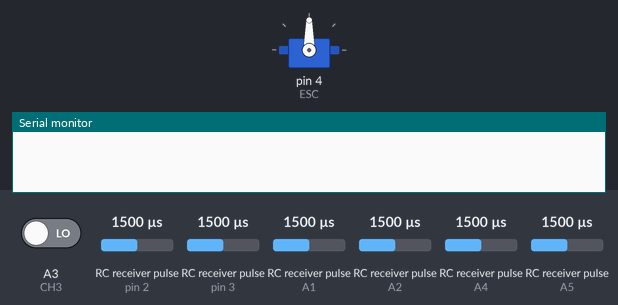
This sketch was run on a simulated Arduino Uno, built with avr-gcc and run on an emulated ATmega328P. On the bench: servo, the last lines printed to the serial monitor. Wiring (inferred from the names in the program): 6 × RC receiver channel: data pin 2 / data pin 3 / data A1 / data A2 / data A4 / data A5. Inputs (shaded band) come from the test bench; at power-on: RC receiver pulse (sensors on pin 2, A4, pin 3, A1, A2, A5) 1500 µs, A3 (CH3) LOW.

Above: at 0.01 s.
At 1.2 s:
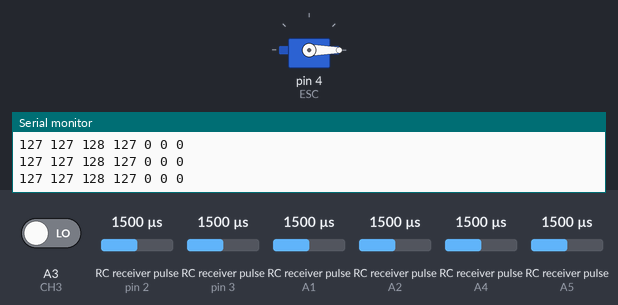
1.3 s: RC receiver pulse (sensor on pin 2) set to 1750 µs
4.3 s: RC receiver pulse (sensor on A4) set to 1250 µs
Timing chart, 0 to 7.3 s (numbered marks = the images above; inputs shaded):
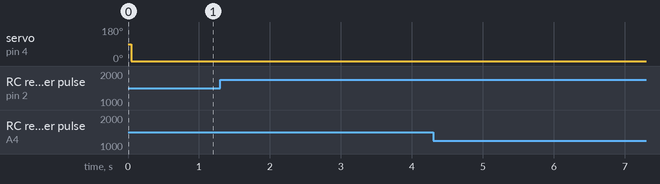

The sketch:

main.ino
```cpp
#include <Servo.h>

Servo ESC;
// Define Input Connections
#define CH1 A1
#define CH2 A2
#define CH3 A3
//#define CH4 ...
//#define CH5 ...
//#define CH6 ...
#define CH7 A4
#define CH8 A5
#define CH9 2  // Use digital pin for Channel 9
#define CH10 3 // Use digital pin for Channel 10

// Integers to represent values from sticks and pots
int leftRightValue; // ch1
int upDownValue; // ch2
int weaponContol; // ch3
//int ch4Value; // ch4
//int ch5Value; // L/R Inverse
//int ch6Value; // Unbound
int mainPow; // ch7
int weaponSafety; // ch8, weapon safety
int orientationSwitch; // SwC (Bot Orientation)
int ch10Value; // SwD

// Read the number of a specified channel and convert to the range provided.
// If the channel is off, return the default value
int readChannel(int channelInput, int minLimit, int maxLimit, int defaultValue) {
  int ch = pulseIn(channelInput, HIGH, 30000); // 30,000 microsecond width
  if (ch < 100) return defaultValue;
  return map(ch, 1000, 2000, minLimit, maxLimit);
}

bool upright() {
  // In the futute will check light level and determine orientation
  // Currently we just assume it's upright
  return true;
}

int adjustForOrientation(int inputVal, int switchVal) {
  // Most of this code is unneeded, the normalize function will always have the switch value at a round number
  // I simply just trust my code though so I'm using thresholds, it doesn't hurt
  if(switchVal >= 0 && switchVal <= 100) { // 100 is kinda arbitrary it just needs a bound
    // Switch is DOWN, invert value
    return inputVal * -1;
  } else if(switchVal >= 100 && switchVal <= 200) { // Again, numbers are arbitrary, just somewhere in the middle
    return upright() ? inputVal : inputVal * -1;
  } else {
    return inputVal;
  }
}

int normalize(int value) { // Used to normalize SW3 to a three-phase output only
    int outval;
    if (value < 64) outval = 0;          // Values near 0 map to 0
    else if (value < 191) outval = 127;       // Values in the middle map to 127
    else outval = 255;                        // Values near 255 map to 255

    return 255-outval; //Basically flips the switch
}

void setup() {
  // Set up serial communication
  Serial.begin(9600); // Begin serial communication for debugging/visualization

  ESC.attach(4, 1000, 2000); // Attach ESC to digital 4
  // Set all pins as inputs
  pinMode(CH1, INPUT);
  pinMode(CH2, INPUT);
  pinMode(CH3, INPUT);
  //pinMode(CH4, INPUT);
  //pinMode(CH5, INPUT);
  //pinMode(CH6, INPUT);
  pinMode(CH7, INPUT);
  pinMode(CH8, INPUT);
  pinMode(CH9, INPUT);
  pinMode(CH10, INPUT);
}

void writeToMotors(int leftRight, int upDown, int weaponSpeed) {
  /*
  We don't have drive motors rn so yeah
  */
  int speed = map(weaponSpeed, 0, 255, 0, 180);
  ESC.write(speed);
}

void loop() {
  // Get values for each channel
  mainPow = readChannel(CH7, 0, 255, 0); //Sw1 (Main On/Off)
  weaponSafety = readChannel(CH8, 0, 255, 0); //Sw2 (Weapon On/Off)
  orientationSwitch = readChannel(CH9, 0, 255, 0); //Sw3 (Orientation)
  ch10Value = readChannel(CH10, 0, 255, 0); //Sw4 (Not quite sure ab this one yet, weapon direction maybe?)
  int ch9Normalized = normalize(orientationSwitch);

  // Print switch values
  Serial.print(mainPow); Serial.print(" ");
  Serial.print(weaponSafety); Serial.print(" ");
  Serial.print(ch9Normalized); Serial.print(" ");
  Serial.print(ch10Value); Serial.print(" ");

  if(mainPow < 100) { // Only while main power is on
    leftRightValue = readChannel(CH1, -255, 255, 0); // Left/Right
    upDownValue = readChannel(CH2, -255, 255, 0); // Forward/Backward
    if(weaponSafety > 10) { //Only read motor if motor power is on
      weaponContol = readChannel(CH3, 0, 255, 0); // Weapon Magnatude
    } else { //"comment that" - some nerd
      weaponContol = 0;
    }
  } else { //Set joysticks to 0 if power is off
    leftRightValue = 0; // Left/Right
    upDownValue = 0; // Forward/Backward
    weaponContol = 0; // Weapon Magnatude
  }

  leftRightValue = adjustForOrientation(leftRightValue , ch9Normalized); // Adjust L/R for orientation
  // Print out joystick values
  Serial.print(leftRightValue); Serial.print(" ");
  Serial.print(upDownValue); Serial.print(" ");
  Serial.println(weaponContol);

  // Write to motors
  writeToMotors(leftRightValue, upDownValue, weaponContol);

  // Add a delay to allow for smooth plotting
  delay(20);
}
```
